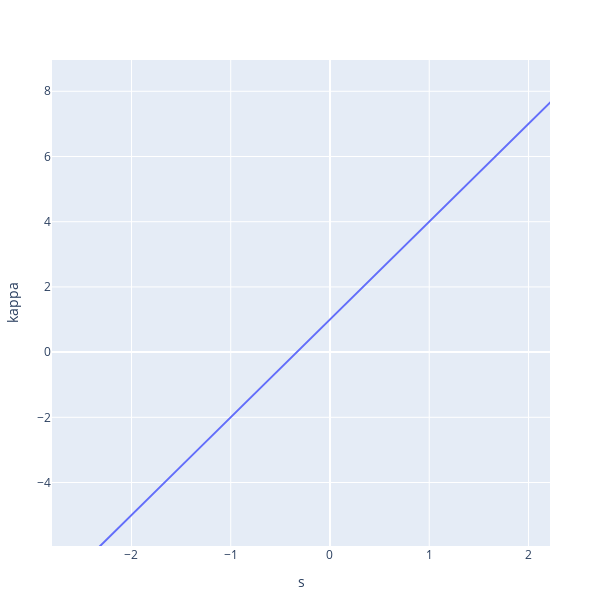

The notebook cell saved with this chart:
### Code cell
function plot_κ(s_min,s_max, κ_formula)
    ss = LinRange(s_min,s_max, 500)
    κs = kappa.(ss,κ_formula)
    layout = Layout(xaxis_title="s", yaxis_title="kappa",
    xaxis_range=[s_min,s_max],
    width=600, height=600)
    plot_data =[scatter(;x=ss, y=κs, mode="lines", name="")] 
    plot(plot_data, layout)
end

plot_κ(s_min,s_max,κ_formula)

### Figure 1 — Plotly figure (JSON) as saved in the notebook; plotly's stock layout.template omitted (floating-point values rounded to 4 significant figures; data arrays with more than 128 entries replaced by an {"elided": "..."} marker saying what was removed)
{"data": [{"mode": "lines", "name": "", "type": "scatter", "x": {"elided": "500 float values"}, "y": {"elided": "500 float values"}}], "layout": {"height": 600, "margin": {"b": 50, "l": 50, "r": 50, "t": 60}, "width": 600, "xaxis": {"autorange": false, "range": [-2.801, 2.217], "title": {"text": "s"}, "type": "linear"}, "yaxis": {"autorange": false, "range": [-5.947, 8.96], "title": {"text": "kappa"}, "type": "linear"}}}
